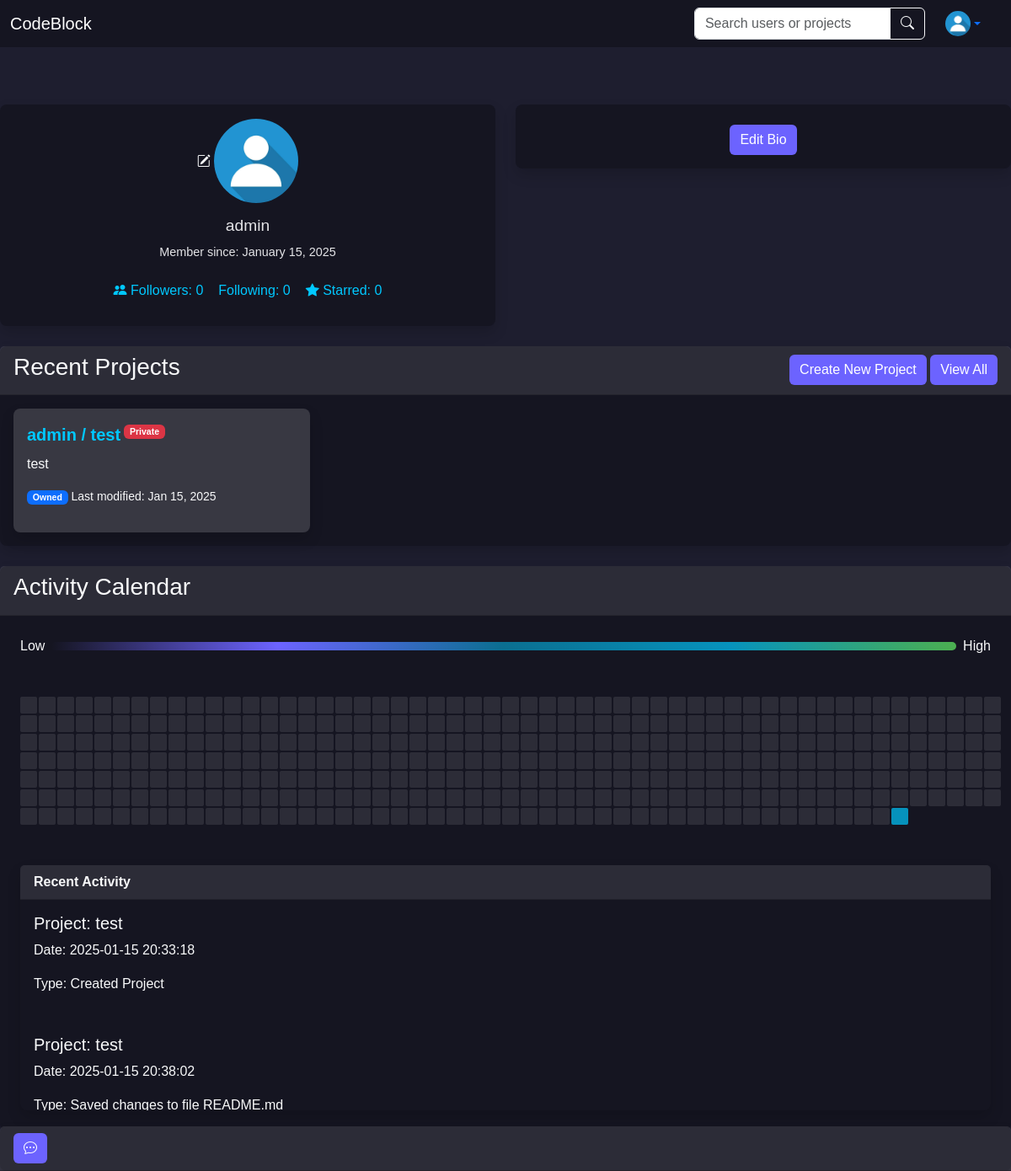
/profile/admin/ (signed in), run on the app's committed database.
### user/models.py (models this page shows, shortened)
class CustomUser(AbstractUser):
    profile_picture = models.ImageField(upload_to='profile_pictures/', null=True, blank=True)
    following = models.ManyToManyField(
        'self',
        symmetrical=False,
        related_name='followers',
        blank=True
    )
    bio = models.TextField(null=True, blank=True)
    activity_log = models.JSONField(default=dict, blank=True)
    project_dir = models.CharField(max_length=512, null=True, blank=True)
    default_mem_limit = models.CharField(
        max_length=10,
        default='512m',
        help_text="Default memory limit for the user's Docker containers (e.g., '512m' for 512MB)."
    )
    default_memswap_limit = models.CharField(
        max_length=10,
        default='1g',
        help_text="Default memory + swap limit for the user's Docker containers (e.g., '1g' for 1GB)."
    )
    default_cpus = models.DecimalField(
        max_digits=3,
        decimal_places=2,
        default=0.5,
        help_text="Default number of CPUs allocated for the user's Docker containers (e.g., 0.5 for half a CPU)."
    )
    default_cpu_shares = models.PositiveIntegerField(
        default=512,
        help_text="Default relative CPU weight for the user's Docker containers (higher value = higher priority)."
    )
    def is_following(self, user):
        return self.following.filter(id=user.id).exists()

### project/models.py (models this page shows, shortened)
class Project(models.Model):
    THEME_CHOICES = [
        ('default', 'Light Mode'),
        ('eclipse', 'Eclipse'),
        ('material', 'Material'),
        ('cobalt', 'Cobalt'),
        ('monokai', 'Monokai'),
        ('dracula', 'Dracula'),
    ]
    SYNTAX_CHOICES = [
        ('auto', 'Auto Detect'),
        ('plain', 'Plain Text'),
        ('python', 'Python'),
        ('javascript', 'JavaScript'),
        ('html', 'HTML'),
        ('css', 'CSS'),
        ('java', 'Java'),
        ('c', 'C'),
        ('cpp', 'C++'),
        ('php', 'PHP'),
        ('ruby', 'Ruby'),
        ('swift', 'Swift'),
        ('go', 'Go'),
        ('rust', 'Rust'),
        ('typescript', 'TypeScript'),
    ]
    user = models.ForeignKey(settings.AUTH_USER_MODEL, on_delete=models.CASCADE)
    project_name = models.CharField(max_length=100)
    project_path = models.CharField(max_length=100,)
    project_description = TextField(blank=True, null=True)
    selected_theme = models.CharField(max_length=20, choices=THEME_CHOICES, default='default')
    selected_syntax = models.CharField(max_length=20, choices=SYNTAX_CHOICES, default='auto')
    is_public = models.BooleanField(default=False)
    likes = models.PositiveIntegerField(default=0)
    liked_by = models.ManyToManyField(settings.AUTH_USER_MODEL, related_name='liked_projects', blank=True)
    modified_at = models.DateTimeField(auto_now=True)
    created_at = models.DateTimeField(auto_now_add=True)
    collaborators = models.ManyToManyField(settings.AUTH_USER_MODEL, related_name='collaborating_projects', blank=True)

### profile/views.py (the view, shortened to what this page needs)
# urls.py: path("profile/<str:username>/", ProfileView.as_view(), name="profile"),
class ProfileView(TemplateView):
    template_name = "profile.html"
    def get(self, request, *args, **kwargs):
        username = self.kwargs.get("username")
        if username:
            user_profile = get_object_or_404(CustomUser, username=username)
            owned_projects = Project.objects.filter(user=user_profile)
            collaborating_projects = user_profile.collaborating_projects.all()
        else:
            user_profile = request.user
            owned_projects = Project.objects.filter(user=request.user)
            collaborating_projects = request.user.collaborating_projects.all()
        user_projects = owned_projects | collaborating_projects
        if isinstance(request.user, AnonymousUser):
            user_projects = user_projects.filter(is_public=True)  # Only show public projects
            is_following = False  # Anonymous users can't follow
            following_users = []
            followers_users = []
            chat_rooms = []
        else:
            if user_profile != request.user:  # If viewing someone else's profile
                user_projects = user_projects.filter(
                    models.Q(is_public=True) |
                    models.Q(collaborators=request.user)
                )
            is_following = request.user.is_following(user_profile)
            following_users = request.user.following.all()
            followers_users = request.user.followers.all()
            chat_rooms = ChatRoom.objects.filter(participants=request.user)
        user_projects = user_projects.distinct().order_by('-modified_at')
        activity_days, recent_activity = user_activity(user_projects, user_profile)
        context = {
            'user_profile': user_profile,
            'user_projects': user_projects,
            'activity_days': activity_days,
            'recent_activity': recent_activity,
            'is_own_profile': user_profile == request.user,
            'is_following': is_following,
            'recent_chats': chat_rooms,
            'all_users': list(set(following_users) | set(followers_users)),
            'all_messages': Message.objects.filter(room__in=chat_rooms).order_by('timestamp'),
        }
        return self.render_to_response(context)

### profile/templates/profile.html (shortened to what this page needs)
{% extends 'base.html' %}
{% block extra_head %}
    {% load static %}
    <link rel="stylesheet" type="text/css" href="{% static 'profile.css' %}">
{% endblock %}
{% block content %}
    <div class="row mb-4">
        <div class="col-md-6">
            <div class="card profile-info shadow border-0">
                <div class="card-body text-center">
                    {% if user.is_authenticated %}
                        {% if is_own_profile %}
                            <button type="button" class="btn text-light p-0" data-bs-toggle="modal" data-bs-target="#editProfileModal">
                                <i class="bi bi-pencil-square"></i>
                                <img src="{{ user.profile_picture.url }}" alt="Profile" class="profile-image mb-1">
                            </button>
                        {% endif %}
                    {% else %}
                        <a href="{% url 'login' %}" class="btn text-light p-0">
                            <i class="bi bi-person-circle"></i>
                            <img src="{{ user_profile.profile_picture.url }}" alt="Profile" class="profile-image mb-1">
                        </a>
                    {% endif %}
                    <h5>{{ user_profile.username }}</h5>
                    <p>Member since: {{ user_profile.date_joined|date:"F j, Y" }}</p>
                    <div class="follow-info mt-2 d-flex justify-content-center align-items-center">
                        <p>
                            <button type="button" class="btn follow-info p-2" data-bs-toggle="modal" data-bs-target="#followersModal">
                                <i class="bi bi-people-fill"></i>
                                Followers: {{ user_profile.followers.count }}
                            </button>
                        </p>
                        <p>
                            <button type="button" class="btn follow-info p-2" data-bs-toggle="modal" data-bs-target="#followingModal">
                                Following: {{ user_profile.following.count }}
                            </button>
                        </p>
                        <p>
                            <button type="button" class="btn follow-info p-2" data-bs-toggle="modal" data-bs-target="#likedProjectsModal">
                                <i class="bi bi-star-fill"></i>
                                Starred: {{ user_profile.liked_projects.count }}
                            </button>
                        </p>
                </div>
                </div>
            </div>
        </div>
        <div class="col-md-6">
            {% if is_own_profile %}
                <div class="card user-bio shadow border-0">
                    <div class="card-body">
                        <button type="button" class="btn btn-secondary mt-2" data-bs-toggle="modal" data-bs-target="#editBioModal">
                            Edit Bio
                        </button>
                    </div>
                </div>
            {% endif %}
        </div>
    </div>
    <div class="mb-4">
        <div class="card shadow border-0">
            <div class="card-header text-light d-flex justify-content-between align-items-center">
                <h3 class="text-light">Recent Projects</h3>
                <div>
                    {% if is_own_profile %}
                    <button class="btn btn-secondary" data-bs-toggle="modal" data-bs-target="#CreateProjectModal">
                        Create New Project
                    </button>
                    {% endif %}
                    <button class="btn btn-secondary" data-bs-toggle="modal" data-bs-target="#allProjectsModal">
                        View All
                    </button>
                </div>
            </div>
            <div class="row g-4">
                {% for project in user_projects|slice:":3" %}
                <div class="col-md-4">
                    <div class="card p-3 m-3 shadow" style="background-color: rgba(255, 255, 255, 0.15);">
                        <div class="d-flex flex-wrap justify-content-start">
                            <a href="{% url 'project' username=project.user.username project_id=project.id %}" class="card-title">
                                {{ project.user.username }} / {{ project.project_name }}
                            </a>
                            <p class="text-light small ms-1">
                                {% if project.is_public %}
                                    <span class="badge bg-primary">Public</span>
                                {% else %}
                                    <span class="badge bg-danger">Private</span>
                                {% endif %}
                            </p>
                        </div>
                        <p class="card-text text-light">{{ project.project_description }}</p>
                        <p class="text-light small">
                            {% if project.user == user_profile %}
                                <span class="badge bg-primary">Owned</span>
                            {% else %}
                                <span class="badge bg-secondary">Collaboration</span>
                            {% endif %}
                            Last modified: {{ project.modified_at|date:"M d, Y" }}
                        </p>
                    </div>
                </div>
                {% empty %}
                <p class="text-light p-3 m-3">No recent projects or collaborations available.</p>
                {% endfor %}
            </div>
        </div>
    </div>
    <div class="mb-5">
        <div class="card shadow border-0">
            <div class="card-header text-light">
                <h3 class="mb-2 text-light">Activity Calendar</h3>
            </div>
            <div class="activity-legend m-4 d-flex align-items-center">
                <span class="text-light me-2">Low</span>
                <div class="legend-bar" style="flex: 1; height: 10px; background: linear-gradient(to right, var(--bg-darker), var(--btn-secondary), rgba(0, 200, 255, 0.5), rgba(0, 200, 255, 0.7), var(--btn-primary)); border-radius: 5px;"></div>
                <span class="text-light ms-2">High</span>
            </div>
            <div class="activity-calendar m-4">
                {% for day in activity_days %}
                    <div class="day" title="{{ day.date }}: {{ day.count }} activities"
                         data-count="{{ day.count }}" data-day="{{ day.date }}">
                    </div>
                {% endfor %}
            </div>
            <div class="card m-4 shadow border-0">
                <div class="card-header text-light">
                    Recent Activity
                </div>
                <div id="recent-activity-list" style="max-height: 250px; overflow-y: auto; padding-right: 10px;">
                    {% for activity in recent_activity %}
                        <div class="activity-item p-3 rounded">
                            <h5 class="text-light"> Project: {{ activity.project_name }}</h5>
                            <p class="text-light">Date: {{ activity.date_time }}</p>
                            <p class="text-light">Type: {{ activity.action }}</p>
                        </div>
                    {% endfor %}
                </div>
            </div>
        </div>
    </div>
{% endblock %}

### home/templates/base.html (shortened to what this page needs)
<!DOCTYPE html>
<html lang="en">
<head>
    <link href="https://cdn.jsdelivr.net/npm/bootstrap@5.3.2/dist/css/bootstrap.min.css" rel="stylesheet">
    <link href="https://cdn.jsdelivr.net/npm/bootstrap-icons/font/bootstrap-icons.css" rel="stylesheet">
    {% load static %}
    <link rel="stylesheet" type="text/css" href="{% static 'base.css' %}">
    <link rel="stylesheet" type="text/css" href="{% static 'base.js' %}">
    {% block extra_head %}{% endblock %}
</head>
<body>
<nav class="navbar fixed-top navbar-expand-lg navbar-dark">
    <div class="container-fluid">
        <a class="navbar-brand" href="{% url 'home' %}">
            CodeBlock
        </a>
        <div class="collapse navbar-collapse" id="navbarContent">
            <div class="ms-auto">
                <form class="d-flex me-4" action="{% url 'search' %}" method="get">
                    <div class="input-group">
                        <input class="form-control" type="search" name="query" placeholder="Search users or projects"
                               aria-label="Search">
                        <button class="btn btn-outline-light" type="submit">
                            <i class="bi bi-search"></i>
                        </button>
                    </div>
                </form>
            </div>
            <div class="dropdown me-4">
                {% if user.is_authenticated %}
                    <a href="{% url 'profile' username=user.username %}"
                       class="d-flex align-items-center dropdown-toggle" id="userDropdown" data-bs-toggle="dropdown"
                       aria-expanded="false">
                        <img src="{{ user.profile_picture.url }}" alt="Profile Picture" width="30" height="30"
                             class="rounded-circle">
                    </a>
                {% else %}
                    <a href="{% url 'login' %}" class="btn btn-outline-light me-2">Sign In</a>
                    <a href="{% url 'register' %}" class="btn btn-light">Sign Up</a>
                {% endif %}
            </div>
        </div>
    </div>
</nav>
<main class="main-content pt-5">
    {% block content %}{% endblock %}
</main>
{% if user.is_authenticated %}
    <div class="chat-box">
        <div class="card">
            <div class='card-header'>
                <button class="btn btn-secondary" type="button" data-bs-toggle="collapse"
                        data-bs-target="#chatCardCollapse, #mainChatCard" id="toggleButton">
                    <i class="bi bi-chat-dots"></i>
                </button>
            </div>
        </div>
    </div>
{% endif %}
</body>
</html>

### data on the page
CustomUser: profile_picture (placeholder picture), username "admin", date_joined "January 15, 2025", followers.count "0", following.count "0", liked_projects.count "0"
Project: user.username "admin", project_name "test", is_public "Private", project_description "test", shows "Owned", modified_at "Jan 15, 2025", date_time "2025-01-15 20:33:18", action "Created Project"

### other printed values
{{ activity.project_name }} "test"
{{ activity.date_time }} "2025-01-15 20:38:02"
{{ activity.action }} "Saved changes to file README.md"
